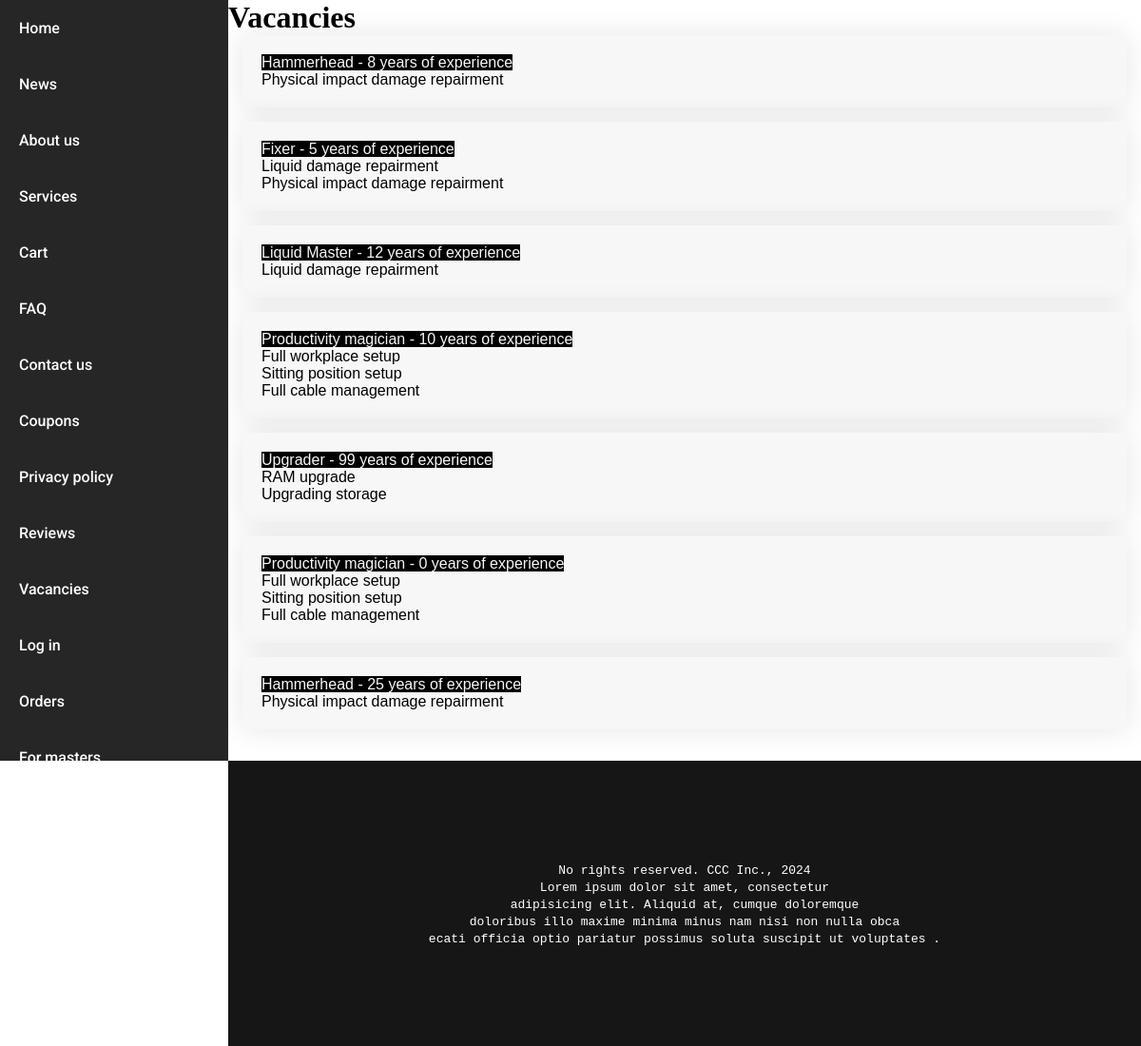
The page /vacancy/ on the database its author committed.
### vacancy_app/models.py (models this page shows, shortened)
class Vacancy(models.Model):
    speciality = models.ForeignKey(MasterSpeciality, on_delete=models.CASCADE)
    experience_in_years = models.IntegerField("Required experience in years", default=0)

### service_app/models.py (models this page shows, shortened)
class MasterSpeciality(models.Model):
    name = models.CharField("Master speciality name", max_length=100)
    description = models.CharField("Master speciality description", max_length=200)
    services = models.ManyToManyField(Service)

class Service(models.Model):
    service_type_id = models.ForeignKey(ServiceType, on_delete=models.CASCADE)
    name = models.CharField("Service name", max_length=100)
    description = models.CharField("Service description", max_length=200)
    base_price_in_usd = models.FloatField("Base service price in USD without parts")
    device_types = models.ManyToManyField(DeviceType)

### vacancy_app/views.py (the view)
# urls.py: path('', views.vacancy_list, name='vacancies')
def vacancy_list(request):
    vacancies = Vacancy.objects.all()
    return render(request, 'vacancy_app/vacancy_list.html', {'vacancies': vacancies})

### vacancy_app/templates/vacancy_app/vacancy_list.html (shortened to what this page needs)
{% extends 'mainapp/layout.html' %}
{% block main_block %}
    <h1>Vacancies</h1>
    {% for vacancy in vacancies %}
        {% include 'vacancy_app/vacancy_list_block.html' with vacancy=vacancy %}
    {% endfor %}
{% endblock %}

### vacancy_app/templates/vacancy_app/vacancy_list_block.html
<div class="card">
    <span style="background-color: black; color: #f7f7f7">{{ vacancy.speciality.name }} - {{ vacancy.experience_in_years }} years of experience</span>
    {% for service in vacancy.speciality.services.all %}
        <span style="display: block">{{ service.name }}</span>
    {% endfor %}
</div>

### static/style.css (style rules this page uses)
* { margin: 0; padding: 0; box-sizing: border-box; }
body { margin: 0 !important; }
.card { background-color: #f7f7f7; font-family: Consolas, sans-serif; padding: 20px; margin: 0 15px 15px 15px; box-shadow: 0 0 30px rgba(0, 0, 0, .1); }

### rows shown on the page
Vacancy: speciality.name "Hammerhead", experience_in_years "8"
Service: name "Physical impact damage repairment"
Vacancy: speciality.name "Fixer", experience_in_years "5"
Service: name "Liquid damage repairment"
Vacancy: speciality.name "Liquid Master", experience_in_years "12"
Vacancy: speciality.name "Productivity magician", experience_in_years "10"
Service: name "Full workplace setup"
Service: name "Sitting position setup"
Service: name "Full cable management"
Vacancy: speciality.name "Upgrader", experience_in_years "99"
Service: name "RAM upgrade"
Service: name "Upgrading storage"
Vacancy: speciality.name "Productivity magician", experience_in_years "0"
Vacancy: speciality.name "Hammerhead", experience_in_years "25"
